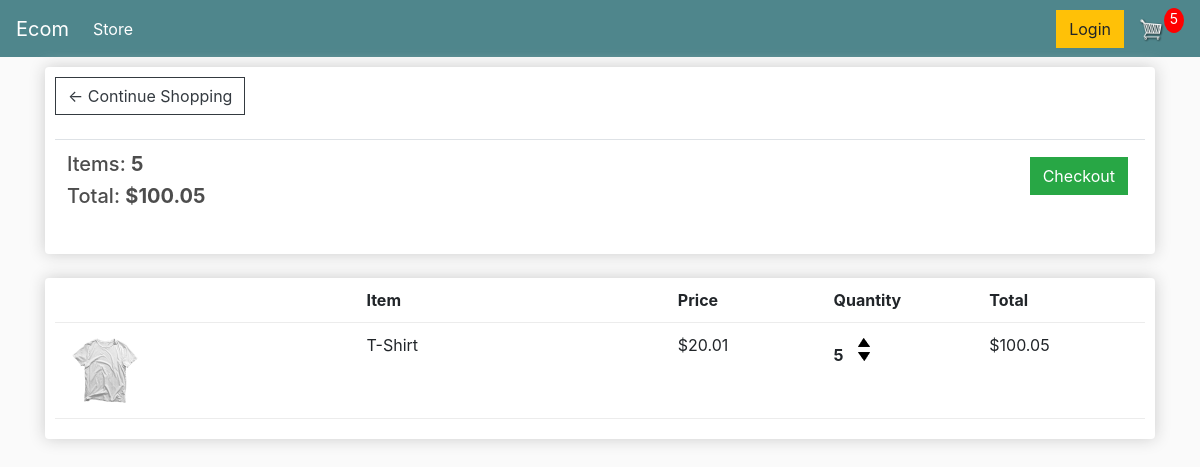
The app's page /cart/ (signed in), older data.
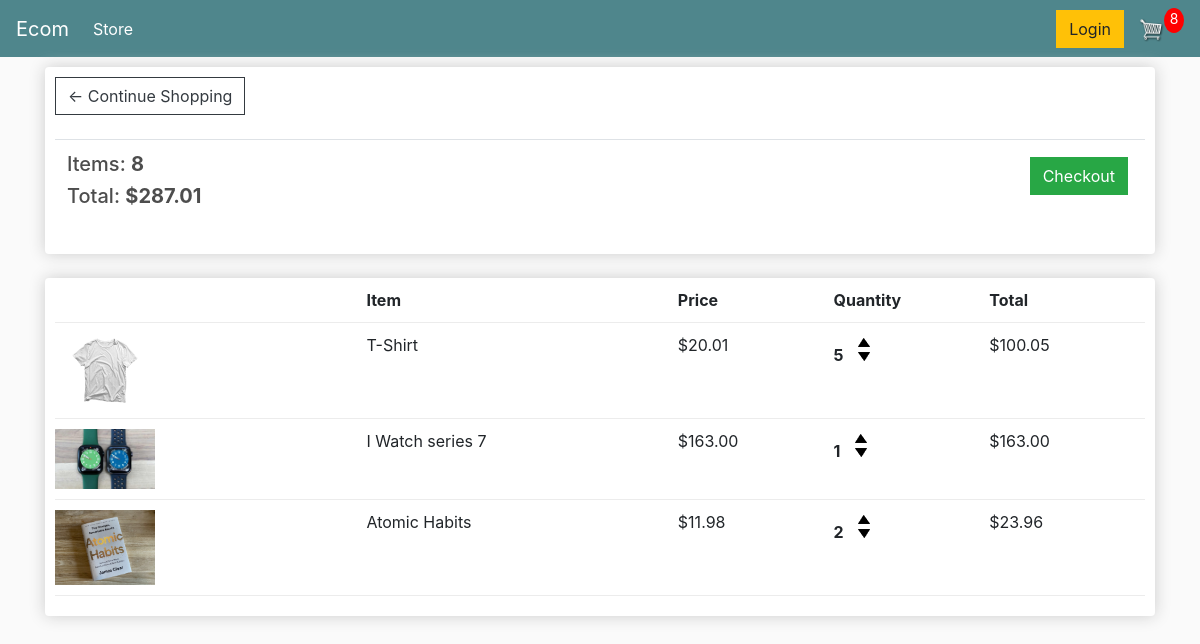
The same page, newer data.
### store/models.py (models this page shows, shortened)
class Order(models.Model):
    customer = models.ForeignKey(Customer, on_delete=models.SET_NULL, null=True, blank=True)
    data_ordered = models.DateTimeField(auto_now_add=True)
    complete = models.BooleanField(default=False, blank=True, null=True)
    transaction_id = models.CharField(max_length=200, null=True)
    @property
    def get_cart_total(self):
        orderitems = self.orderitem_set.all()
        total = sum([item.get_total for item in orderitems])
        return total
    @property
    def get_cart_items(self):
        orderitems = self.orderitem_set.all()
        total = sum([item.quantity for item in orderitems])
        return total

class OrderItem(models.Model):
    product = models.ForeignKey(Product, on_delete=models.SET_NULL, null=True, blank=True)
    order = models.ForeignKey(Order, on_delete=models.SET_NULL, null=True, blank=True)
    quantity = models.IntegerField(default=0, null=True, blank=True)
    data_added = models.DateTimeField(auto_now_add=True)
    @property
    def get_total(self):
        total = self.product.price * self.quantity
        return total

class Product(models.Model):
    name = models.CharField(max_length=200, null=True)
    price = models.DecimalField(max_digits=7,decimal_places=2)
    digital = models.BooleanField(default=False, null=True, blank=False)
    image = models.ImageField(null=True, blank=True)
    @property
    def imageURL(self):
        try:
            url = self.image.url
        except:
            url = ''
        return url

### store/views.py (the view)
# urls.py: path('cart/', views.cart, name="cart"),
def cart(request):
    data = cartData(request)
    cartItems = data['cartItems']
    order = data['order']
    items = data['items']
    context = {'items':items, 'order':order,'cartItems':cartItems}
    return render(request, 'store/cart.html', context)

### store/utils.py (called while the page is built)
def cartData(request):
    if request.user.is_authenticated:
        customer = request.user.customer
        order, created = Order.objects.get_or_create(customer=customer, complete=False)
        items = order.orderitem_set.all()
        cartItems = order.get_cart_items
    else:
        cookieData = cookieCart(request)
        cartItems = cookieData['cartItems']
        order = cookieData['order']
        items = cookieData['items']
    return {'cartItems':cartItems,  'order':order, 'items':items}

### store/templates/store/cart.html
{% extends 'store/main.html' %}
{% load static %}
{% block content %}
    <div class="row">
        <div class="col-lg-12">
            <div class="box-element">
                <a class="btn btn-outline-dark" href="{% url 'store' %}">&#x2190; Continue Shopping</a>
                <br>
                <br>
                <table class="table">
                    <tr>
                        <th>
                            <h5>Items: <strong>{{order.get_cart_items}}</strong></h5>
                            <h5>Total: <strong>${{order.get_cart_total|floatformat:2}}</strong></h5>
                        </th>
                        <th>
                            <a style="float:right; margin: 5px;" class="btn btn-success" href="{% url 'checkout' %}">Checkout</a>
                        </th>
                    </tr>
                </table>
            </div>
            <br>
            <div class="box-element">
                <div class="cart-row">
                    <div style="flex:2"></div>
                    <div style="flex:2"><strong>Item</strong></div>
                    <div style="flex:1"><strong>Price</strong></div>
                    <div style="flex:1"><strong>Quantity</strong></div>
                    <div style="flex:1"><strong>Total</strong></div>
                </div>
                {% for item in items %}
                <div class="cart-row">
                    <div style="flex:2"><img class="row-image" src="{{item.product.imageURL}}"></div>
					<div style="flex:2"><p>{{item.product.name}}</p></div>
					<div style="flex:1"><p>${{item.product.price|floatformat:2}}</p></div>
					<div style="flex:1">
						<p class="quantity">{{item.quantity}}</p>
						<div class="quantity">
							<img data-product="{{item.product.id}}" data-action="add" class="chg-quantity update-cart" src="{% static  'images/arrow-up.png' %}">
							<img data-product="{{item.product.id}}" data-action="remove" class="chg-quantity update-cart" src="{% static  'images/arrow-down.png' %}">
						</div>
					</div>
					<div style="flex:1"><p>${{item.get_total}}</p></div>
                </div>
                {% endfor %}
            </div>
        </div>
    </div>
{% endblock content %}

### store/templates/store/main.html (shortened to what this page needs)
<!DOCTYPE html>
{% load static %}
<html lang="en">
<head>
    <link rel="stylesheet" href="https://stackpath.bootstrapcdn.com/bootstrap/4.4.1/css/bootstrap.min.css">
    <link rel="stylesheet" type="text/css" href="{% static 'css/main.css' %}">
</head>
<body>
    <nav class="navbar navbar-expand-lg navbar-dark bg-dark">
        <a class="navbar-brand" href="{% url 'store' %}">Ecom</a>
        <div class="collapse navbar-collapse" id="navbarSupportedContent">
            <ul class="navbar-nav mr-auto">
                <li class="nav-item active">
                <a class="nav-link" href="{% url 'store' %}"> Store <span class="sr-only">(current)</span></a>
                </li>
            </ul>
        </div>
        <div class="form-inline my-2 my-lg-0">
            <a href="#"class="btn btn-warning">Login</a>
            <a href="{% url 'cart' %}">
                <img  id="cart-icon" src="{% static 'images/cart.png' %}">
            </a>
            <p id="cart-total">{{cartItems}}</p>
        </div>
    </nav>
    <div class="container">
        {% block content %}
        {% endblock content %}
    </div>
</body>
</html>

### static/css/main.css (style rules this page uses)
body { background-color: hsl(0, 0%, 98%); }
h1,h2,h3,h4,h5,h6 { color:hsl(0, 0%, 30%); }
.box-element { box-shadow:hsl(0, 0%, 80%) 0 0 16px; background-color: #fff; border-radius: 4px; padding: 10px; }
.bg-dark { background-color: #4f868c!important; }
#cart-icon { width:25px; display: inline-block; margin-left: 15px; }
#cart-total { display: block; text-align: center; color:#fff; background-color: red; width: 20px; height: 25px; border-radius: 50%; font-size: 14px; }
.col-lg-4, .col-lg-6, .col-lg-8, .col-lg-12 { margin-top: 10px; }
.btn { border-radius: 0; }
.row-image { width: 100px; }
.cart-row { display: flex; align-items: flex-stretch; padding-bottom: 10px; margin-bottom: 10px; border-bottom: 1px solid #ececec; }
.quantity { display: inline-block; font-weight: 700; padding-right:10px; }
.chg-quantity { width: 12px; cursor: pointer; display: block; margin-top: 5px; transition:.1s; }

Row changes from the older to the newer data that the page shows:
changed Order: get_cart_items "5" → "8"; get_cart_total "100.05" → "287.01"
added OrderItem: product.imageURL (picture), product.name "I Watch series 7", product.price "163.00", quantity "1", get_total "163.00"
added OrderItem: product.imageURL (picture), product.name "Atomic Habits", product.price "11.98", quantity "2", get_total "23.96"
Text that changed along with them:
{{ cartItems }}: "5" → "8"
